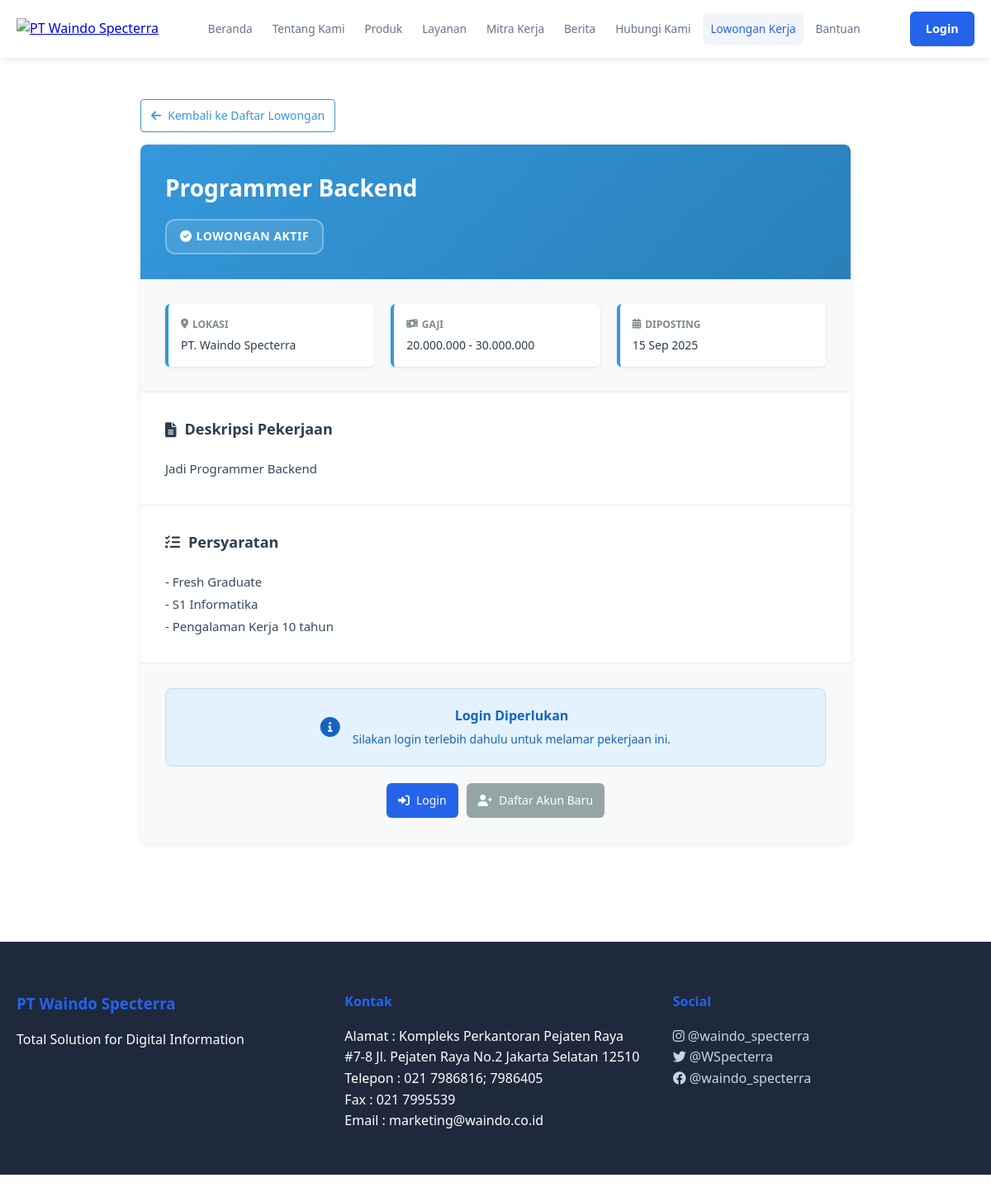
Screenshot of /detail-lowongan-public.php?id=2 with the database file from the repository.
### tables this page shows
CREATE TABLE `lowongan` (
  `job_id` int NOT NULL,
  `title` varchar(200) NOT NULL,
  `description` text NOT NULL,
  `requirements` text,
  `location` varchar(100) DEFAULT NULL,
  `salary_range` varchar(50) DEFAULT NULL,
  `status` enum('open','closed') DEFAULT 'open',
  `posted_by` int DEFAULT NULL,
  `posted_at` timestamp NULL DEFAULT CURRENT_TIMESTAMP,
  `updated_at` timestamp NULL DEFAULT NULL,
  `hapus` int NOT NULL DEFAULT '0'
);

### detail-lowongan-public.php (the view, shortened to what this page needs)
<?php
require_once 'connect/koneksi.php';
$isLoggedIn = isset($_SESSION['user_id']);
$jobId = isset($_GET['id']) ? (int)$_GET['id'] : 0;
$jobQuery = mysqli_query($conn, "SELECT * FROM lowongan WHERE job_id = $jobId AND hapus = 0");
$job = mysqli_fetch_assoc($jobQuery);
?>
<!DOCTYPE html>
<html lang="id">
<head>
    <link rel="stylesheet" href="assets/css/common.css">
    <link rel="stylesheet" href="assets/css/navbar.css">
    <link rel="stylesheet" href="assets/css/pages.css">
    <link rel="stylesheet" href="assets/css/bergabung.css">
    <link rel="stylesheet" href="https://cdnjs.cloudflare.com/ajax/libs/font-awesome/6.0.0/css/all.min.css">
</head>
<body>
    <?php include 'includes/navbar.php'; ?>
    <div class="page-container">
        <main class="page-content">
            <div class="container job-detail-container">
                <div class="header-with-back">
                    <a href="bergabung.php?no_popup=1" class="back-button">
                        <i class="fas fa-arrow-left"></i> Kembali ke Daftar Lowongan
                    </a>
                </div>
                <div class="job-detail-card">
                    <div class="job-detail-header">
                        <div class="job-title-section">
                            <h2><?php echo htmlspecialchars($job['title']); ?></h2>
                            <div class="job-status-large">
                                <?php if ($job['status'] === 'open'): ?>
                                    <span class="status-badge status-open">
                                        <i class="fas fa-check-circle"></i> Lowongan Aktif
                                    </span>
                                <?php else: ?>
                                    <span class="status-badge status-closed">
                                        <i class="fas fa-times-circle"></i> Lowongan Ditutup
                                    </span>
                                <?php endif; ?>
                            </div>
                        </div>
                    </div>
                    <div class="job-detail-info">
                        <div class="info-grid">
                            <div class="info-item">
                                <div class="info-label">
                                    <i class="fas fa-map-marker-alt"></i> Lokasi
                                </div>
                                <div class="info-value"><?php echo htmlspecialchars($job['location'] ?: '-'); ?></div>
                            </div>
                            <div class="info-item">
                                <div class="info-label">
                                    <i class="fas fa-money-bill-wave"></i> Gaji
                                </div>
                                <div class="info-value"><?php echo htmlspecialchars($job['salary_range'] ?: '-'); ?></div>
                            </div>
                            <div class="info-item">
                                <div class="info-label">
                                    <i class="fas fa-calendar-alt"></i> Diposting
                                </div>
                                <div class="info-value"><?php echo date('d M Y', strtotime($job['posted_at'])); ?></div>
                            </div>
                        </div>
                    </div>
                    <div class="job-detail-section">
                        <h3><i class="fas fa-file-alt"></i> Deskripsi Pekerjaan</h3>
                        <div class="job-description">
                            <?php echo nl2br(htmlspecialchars($job['description'])); ?>
                        </div>
                    </div>
                    <div class="job-detail-section">
                        <h3><i class="fas fa-list-check"></i> Persyaratan</h3>
                        <div class="job-requirements">
                            <?php echo nl2br(htmlspecialchars($job['requirements'])); ?>
                        </div>
                    </div>
                    <div class="application-section">
                        <?php if (!$isLoggedIn): ?>
                            <div class="login-required-section">
                                <div class="login-notice">
                                    <i class="fas fa-info-circle"></i>
                                    <div class="login-text">
                                        <h4>Login Diperlukan</h4>
                                        <p>Silakan login terlebih dahulu untuk melamar pekerjaan ini.</p>
                                    </div>
                                </div>
                                <div class="login-actions">
                                    <a href="login.php?redirect=detail-lowongan-public.php?id=<?php echo $jobId; ?>" class="btn btn-primary">
                                        <i class="fas fa-sign-in-alt"></i> Login
                                    </a>
                                    <a href="register.php" class="btn btn-secondary">
                                        <i class="fas fa-user-plus"></i> Daftar Akun Baru
                                    </a>
                                </div>
                            </div>
                        <?php endif; ?>
                    </div>
                </div>
            </div>
        </main>
    </div>
    <footer class="footer">
        <div class="container">
            <div class="footer-content">
                <div class="footer-section">
                    <h3>PT Waindo Specterra</h3>
                    <p>Total Solution for Digital Information</p>
                </div>
                <div class="footer-section">
                    <ul>
                        <h4>Kontak</h4>
                        <p>Alamat : Kompleks Perkantoran Pejaten Raya #7-8 Jl. Pejaten Raya No.2 Jakarta Selatan 12510</p>
                        <p>Telepon : 021 7986816; 7986405</p>
                        <p>Fax : 021 7995539</p>
                        <p>Email : marketing@waindo.co.id</p>
                    </ul>
                </div>
                <div class="footer-section">
                    <h4>Social</h4>
                    <p><a href="https://www.instagram.com/waindo_specterra?igshid=fysfd3j6l41n"><i class="fa-brands fa-instagram"></i> @waindo_specterra</a></p>
                    <p><a href="https://x.com/WSpecterra?s=08"><i class="fa-brands fa-twitter"></i> @WSpecterra</a></p>
                    <p><a href="https://www.instagram.com/waindo_specterra?igshid=fysfd3j6l41n"><i class="fa-brands fa-facebook"></i> @waindo_specterra</a></p>
                </div>
            </div>
        </div>
    </footer>
</body>
</html>

### assets/css/common.css (style rules this page uses)
* { margin: 0; padding: 0; box-sizing: border-box; }
body { font-family: "Segoe UI", Tahoma, Geneva, Verdana, sans-serif; line-height: 1.6; color: #333; background-color: #ffffff; padding-top: 70px; }
.container { max-width: 1200px; margin: 0 auto; padding: 0 20px; }
.btn-primary { background: #2563eb; color: white; padding: 12px 24px; border: none; border-radius: 6px; font-size: 1rem; font-weight: 600; cursor: pointer; text-decoration: none; display: inline-block; transition: all 0.3s ease; }
.btn-secondary { background: transparent; color: #2563eb; padding: 12px 24px; border: 2px solid #2563eb; border-radius: 6px; font-size: 1rem; font-weight: 600; cursor: pointer; text-decoration: none; display: inline-block; transition: all 0.3s ease; }
.footer { background: #1e293b; color: white; padding: 60px 0 20px; margin-top: 80px; }
.footer-content { display: grid; grid-template-columns: repeat(auto-fit, minmax(250px, 1fr)); gap: 2rem; margin-bottom: 2rem; }
.footer-section h3, .footer-section h4 { margin-bottom: 1rem; color: #2563eb; }
.footer-section ul { list-style: none; }
.footer-section a { color: #cbd5e1; text-decoration: none; transition: color 0.3s ease; }

### assets/css/navbar.css (style rules this page uses)
body { margin-top: -60px; }

### assets/css/pages.css (style rules this page uses)
.page-container { min-height: 100vh; padding-top: 70px; }
.page-content { padding: 40px 0; }
.container { max-width: 1200px; margin: 0 auto; padding: 0 20px; }

### assets/css/bergabung.css (style rules this page uses)
.header-with-back { position: relative; }
.back-button { display: inline-flex; align-items: center; gap: 8px; padding: 8px 12px; color: #3498db; text-decoration: none; border: 1px solid #3498db; border-radius: 4px; font-size: 14px; margin-bottom: 15px; transition: all 0.2s ease; }
.status-badge { display: inline-flex; align-items: center; gap: 5px; padding: 4px 10px; border-radius: 12px; font-size: 11px; font-weight: 600; text-transform: uppercase; letter-spacing: 0.5px; white-space: nowrap; flex-shrink: 0; }
.status-open { background-color: #dcfce7; color: #166534; border: 1px solid #bbf7d0; }
.job-detail-container { max-width: 900px; }
.job-detail-card { background: #fff; border-radius: 8px; box-shadow: 0 2px 10px rgba(0, 0, 0, 0.08); overflow: hidden; }
.job-detail-header { background: linear-gradient(135deg, #3498db, #2980b9); color: white; padding: 30px; }
.job-title-section h2 { font-size: 28px; margin: 0 0 15px 0; font-weight: 700; }
.job-status-large .status-badge { font-size: 14px; padding: 8px 16px; border: 2px solid rgba(255, 255, 255, 0.3); background-color: rgba(255, 255, 255, 0.1); color: white; }
.job-detail-info { padding: 30px; background: #f8f9fa; border-bottom: 1px solid #eaeaea; }
.info-grid { display: grid; grid-template-columns: repeat(auto-fit, minmax(200px, 1fr)); gap: 20px; }
.info-item { background: white; padding: 15px; border-radius: 6px; border-left: 4px solid #3498db; box-shadow: 0 1px 3px rgba(0, 0, 0, 0.1); }
.info-label { font-size: 12px; color: #7f8c8d; text-transform: uppercase; font-weight: 600; margin-bottom: 5px; display: flex; align-items: center; gap: 5px; }
.info-value { font-size: 14px; color: #2c3e50; font-weight: 500; }
.job-detail-section { padding: 30px; border-bottom: 1px solid #eaeaea; }
.job-detail-section h3 { color: #2c3e50; font-size: 18px; margin: 0 0 20px 0; display: flex; align-items: center; gap: 10px; font-weight: 600; }
.job-description, .job-requirements { color: #34495e; line-height: 1.8; font-size: 15px; }
.application-section { padding: 30px; background: #f8f9fa; }
.login-required-section { text-align: center; }
.login-notice { display: flex; align-items: center; justify-content: center; gap: 15px; background: #e3f2fd; color: #1565c0; padding: 20px; border-radius: 8px; border: 1px solid #bbdefb; margin-bottom: 20px; }
.login-notice i { font-size: 24px; }
.login-text h4 { margin: 0 0 5px 0; font-size: 16px; }
.login-text p { margin: 0; font-size: 14px; }
.login-actions { display: flex; gap: 10px; justify-content: center; flex-wrap: wrap; }
.btn { padding: 10px 14px; border: none; border-radius: 6px; cursor: pointer; display: inline-flex; align-items: center; gap: 8px; font-weight: 500; text-decoration: none; transition: all 0.2s ease; font-size: 14px; text-align: center; white-space: nowrap; }
.btn-primary { background: #2563eb; color: #fff; }
.btn-secondary { background: #95a5a6; color: white; }
.status-badge { animation: pulse 2s infinite; }

### rows the page displays
lowongan: title "Programmer Backend", location "PT. Waindo Specterra", salary_range "20.000.000 - 30.000.000", posted_at "15 Sep 2025", description "Jadi Programmer Backend", requirements "- Fresh Graduate - S1 Informatika - Pengalaman Kerja 10 tahun"
